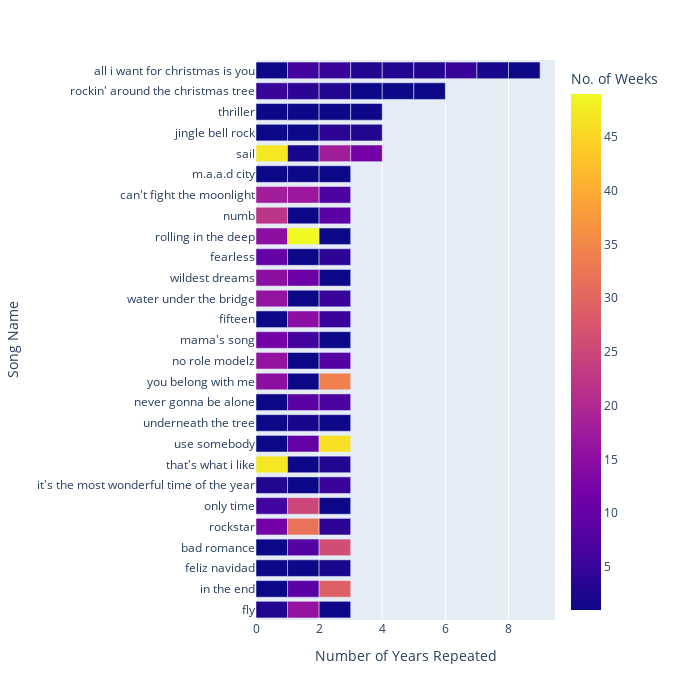

Notebook code for this chart:
### Code cell
fig_trend_song = px.bar(song_data, x='constant', y='Name',
             color='song_repeated_in_one_year_count',
             labels={'Name': 'Song Name', 'constant': 'Number of Years Repeated','song_repeated_in_one_year_count':'No. of Weeks'},
            hover_data={'Artist':True,'year_in_which_song_repeated':True,'total_years_song_repeated':True,'Genre':True})
fig_trend_song.update_layout(width=680,height=700)

### Figure 1 — Plotly figure (JSON) as saved in the notebook; plotly's stock layout.template omitted (floating-point values rounded to 4 significant figures; data arrays with more than 128 entries replaced by an {"elided": "..."} marker saying what was removed)
{"data": [{"alignmentgroup": "True", "customdata": {"elided": "93x4 mixed values"}, "hovertemplate": "Number of Years Repeated=%{x}<br>Song Name=%{y}<br>Artist=%{customdata[0]}<br>year_in_which_song_repeated=%{customdata[1]}<br>total_years_song_repeated=%{customdata[2]}<br>Genre=%{customdata[3]}<br>No. of Weeks=%{marker.color}<extra></extra>", "legendgroup": "", "marker": {"color": [3, 1, 1, 1, 12, 16, 6, 3, 47, 1, 1, 1, 1, 1, 15, 16, 12, 1, 16, 15, 15, 1, 10, 10, 9, 6, 15, 8, 26, 9, 7, 1, 1, 1, 49, 25, 22, 1, 2, 32, 1, 5, 18, 1, 1, 17, 11, 1, 1, 29, 8, 1, 7, 1, 46, 5, 2, 1, 9, 3, 4, 1, 34, 1, 5, 4, 47, 1, 1, 2, 4, 1, 18, 1, 1, 12, 1, 3, 5, 4, 3, 1, 1, 1, 1, 6, 5, 3, 3, 3, 5, 2, 1], "coloraxis": "coloraxis", "pattern": {"shape": ""}}, "name": "", "offsetgroup": "", "orientation": "h", "showlegend": false, "textposition": "auto", "type": "bar", "x": [1, 1, 1, 1, 1, 1, 1, 1, 1, 1, 1, 1, 1, 1, 1, 1, 1, 1, 1, 1, 1, 1, 1, 1, 1, 1, 1, 1, 1, 1, 1, 1, 1, 1, 1, 1, 1, 1, 1, 1, 1, 1, 1, 1, 1, 1, 1, 1, 1, 1, 1, 1, 1, 1, 1, 1, 1, 1, 1, 1, 1, 1, 1, 1, 1, 1, 1, 1, 1, 1, 1, 1, 1, 1, 1, 1, 1, 1, 1, 1, 1, 1, 1, 1, 1, 1, 1, 1, 1, 1, 1, 1, 1], "xaxis": "x", "y": ["fly", "in the end", "feliz navidad", "bad romance", "rockstar", "fly", "only time", "it's the most wonderful time of the year", "that's what i like", "feliz navidad", "use somebody", "underneath the tree", "it's the most wonderful time of the year", "never gonna be alone", "you belong with me", "no role modelz", "mama's song", "fifteen", "water under the bridge", "wildest dreams", "fifteen", "you belong with me", "use somebody", "fearless", "never gonna be alone", "mama's song", "rolling in the deep", "bad romance", "bad romance", "in the end", "never gonna be alone", "fearless", "that's what i like", "water under the bridge", "rolling in the deep", "only time", "numb", "fly", "underneath the tree", "rockstar", "mama's song", "water under the bridge", "can't fight the moonlight", "rolling in the deep", "underneath the tree", "can't fight the moonlight", "wildest dreams", "no role modelz", "m.a.a.d city", "in the end", "no role modelz", "wildest dreams", "can't fight the moonlight", "m.a.a.d city", "use somebody", "fifteen", "feliz navidad", "numb", "numb", "that's what i like", "fearless", "m.a.a.d city", "you belong with me", "only time", "it's the most wonderful time of the year", "rockstar", "sail", "jingle bell rock", "jingle bell rock", "sail", "jingle bell rock", "thriller", "sail", "thriller", "thriller", "sail", "thriller", "jingle bell rock", "rockin' around the christmas tree", "rockin' around the christmas tree", "rockin' around the christmas tree", "rockin' around the christmas tree", "rockin' around the christmas tree", "rockin' around the christmas tree", "all i want for christmas is you", "all i want for christmas is you", "all i want for christmas is you", "all i want for christmas is you", "all i want for christmas is you", "all i want for christmas is you", "all i want for christmas is you", "all i want for christmas is you", "all i want for christmas is you"], "yaxis": "y"}], "layout": {"barmode": "relative", "coloraxis": {"colorbar": {"title": {"text": "No. of Weeks"}}, "colorscale": [[0, "#0d0887"], [0.1111, "#46039f"], [0.2222, "#7201a8"], [0.3333, "#9c179e"], [0.4444, "#bd3786"], [0.5556, "#d8576b"], [0.6667, "#ed7953"], [0.7778, "#fb9f3a"], [0.8889, "#fdca26"], [1, "#f0f921"]]}, "height": 700, "legend": {"tracegroupgap": 0}, "margin": {"t": 60}, "width": 680, "xaxis": {"anchor": "y", "domain": [0, 1], "title": {"text": "Number of Years Repeated"}}, "yaxis": {"anchor": "x", "domain": [0, 1], "title": {"text": "Song Name"}}}}
